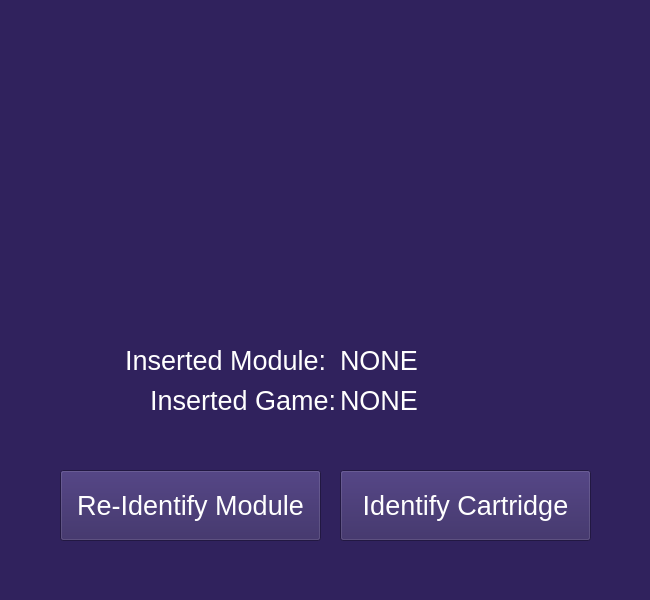
<?xml version="1.0" encoding="UTF-8"?>
<ui version="4.0">
 <class>modules_menu</class>
 <widget class="QFrame" name="modules_menu">
  <property name="geometry">
   <rect>
    <x>0</x>
    <y>0</y>
    <width>650</width>
    <height>600</height>
   </rect>
  </property>
  <property name="palette">
   <palette>
    <active>
     <colorrole role="WindowText">
      <brush brushstyle="SolidPattern">
       <color alpha="255">
        <red>255</red>
        <green>255</green>
        <blue>255</blue>
       </color>
      </brush>
     </colorrole>
     <colorrole role="Button">
      <brush brushstyle="SolidPattern">
       <color alpha="255">
        <red>48</red>
        <green>34</green>
        <blue>93</blue>
       </color>
      </brush>
     </colorrole>
     <colorrole role="Light">
      <brush brushstyle="SolidPattern">
       <color alpha="255">
        <red>72</red>
        <green>51</green>
        <blue>139</blue>
       </color>
      </brush>
     </colorrole>
     <colorrole role="Midlight">
      <brush brushstyle="SolidPattern">
       <color alpha="255">
        <red>60</red>
        <green>42</green>
        <blue>116</blue>
       </color>
      </brush>
     </colorrole>
     <colorrole role="Dark">
      <brush brushstyle="SolidPattern">
       <color alpha="255">
        <red>24</red>
        <green>17</green>
        <blue>46</blue>
       </color>
      </brush>
     </colorrole>
     <colorrole role="Mid">
      <brush brushstyle="SolidPattern">
       <color alpha="255">
        <red>32</red>
        <green>23</green>
        <blue>62</blue>
       </color>
      </brush>
     </colorrole>
     <colorrole role="Text">
      <brush brushstyle="SolidPattern">
       <color alpha="255">
        <red>255</red>
        <green>255</green>
        <blue>255</blue>
       </color>
      </brush>
     </colorrole>
     <colorrole role="BrightText">
      <brush brushstyle="SolidPattern">
       <color alpha="255">
        <red>255</red>
        <green>255</green>
        <blue>255</blue>
       </color>
      </brush>
     </colorrole>
     <colorrole role="ButtonText">
      <brush brushstyle="SolidPattern">
       <color alpha="255">
        <red>255</red>
        <green>255</green>
        <blue>255</blue>
       </color>
      </brush>
     </colorrole>
     <colorrole role="Base">
      <brush brushstyle="SolidPattern">
       <color alpha="255">
        <red>0</red>
        <green>0</green>
        <blue>0</blue>
       </color>
      </brush>
     </colorrole>
     <colorrole role="Window">
      <brush brushstyle="SolidPattern">
       <color alpha="255">
        <red>48</red>
        <green>34</green>
        <blue>93</blue>
       </color>
      </brush>
     </colorrole>
     <colorrole role="Shadow">
      <brush brushstyle="SolidPattern">
       <color alpha="255">
        <red>0</red>
        <green>0</green>
        <blue>0</blue>
       </color>
      </brush>
     </colorrole>
     <colorrole role="AlternateBase">
      <brush brushstyle="SolidPattern">
       <color alpha="255">
        <red>24</red>
        <green>17</green>
        <blue>46</blue>
       </color>
      </brush>
     </colorrole>
     <colorrole role="ToolTipBase">
      <brush brushstyle="SolidPattern">
       <color alpha="255">
        <red>255</red>
        <green>255</green>
        <blue>220</blue>
       </color>
      </brush>
     </colorrole>
     <colorrole role="ToolTipText">
      <brush brushstyle="SolidPattern">
       <color alpha="255">
        <red>0</red>
        <green>0</green>
        <blue>0</blue>
       </color>
      </brush>
     </colorrole>
     <colorrole role="PlaceholderText">
      <brush brushstyle="SolidPattern">
       <color alpha="127">
        <red>255</red>
        <green>255</green>
        <blue>255</blue>
       </color>
      </brush>
     </colorrole>
     <colorrole role="Accent">
      <brush brushstyle="SolidPattern">
       <color alpha="255">
        <red>0</red>
        <green>0</green>
        <blue>0</blue>
       </color>
      </brush>
     </colorrole>
    </active>
    <inactive>
     <colorrole role="WindowText">
      <brush brushstyle="SolidPattern">
       <color alpha="255">
        <red>255</red>
        <green>255</green>
        <blue>255</blue>
       </color>
      </brush>
     </colorrole>
     <colorrole role="Button">
      <brush brushstyle="SolidPattern">
       <color alpha="255">
        <red>48</red>
        <green>34</green>
        <blue>93</blue>
       </color>
      </brush>
     </colorrole>
     <colorrole role="Light">
      <brush brushstyle="SolidPattern">
       <color alpha="255">
        <red>72</red>
        <green>51</green>
        <blue>139</blue>
       </color>
      </brush>
     </colorrole>
     <colorrole role="Midlight">
      <brush brushstyle="SolidPattern">
       <color alpha="255">
        <red>60</red>
        <green>42</green>
        <blue>116</blue>
       </color>
      </brush>
     </colorrole>
     <colorrole role="Dark">
      <brush brushstyle="SolidPattern">
       <color alpha="255">
        <red>24</red>
        <green>17</green>
        <blue>46</blue>
       </color>
      </brush>
     </colorrole>
     <colorrole role="Mid">
      <brush brushstyle="SolidPattern">
       <color alpha="255">
        <red>32</red>
        <green>23</green>
        <blue>62</blue>
       </color>
      </brush>
     </colorrole>
     <colorrole role="Text">
      <brush brushstyle="SolidPattern">
       <color alpha="255">
        <red>255</red>
        <green>255</green>
        <blue>255</blue>
       </color>
      </brush>
     </colorrole>
     <colorrole role="BrightText">
      <brush brushstyle="SolidPattern">
       <color alpha="255">
        <red>255</red>
        <green>255</green>
        <blue>255</blue>
       </color>
      </brush>
     </colorrole>
     <colorrole role="ButtonText">
      <brush brushstyle="SolidPattern">
       <color alpha="255">
        <red>255</red>
        <green>255</green>
        <blue>255</blue>
       </color>
      </brush>
     </colorrole>
     <colorrole role="Base">
      <brush brushstyle="SolidPattern">
       <color alpha="255">
        <red>0</red>
        <green>0</green>
        <blue>0</blue>
       </color>
      </brush>
     </colorrole>
     <colorrole role="Window">
      <brush brushstyle="SolidPattern">
       <color alpha="255">
        <red>48</red>
        <green>34</green>
        <blue>93</blue>
       </color>
      </brush>
     </colorrole>
     <colorrole role="Shadow">
      <brush brushstyle="SolidPattern">
       <color alpha="255">
        <red>0</red>
        <green>0</green>
        <blue>0</blue>
       </color>
      </brush>
     </colorrole>
     <colorrole role="AlternateBase">
      <brush brushstyle="SolidPattern">
       <color alpha="255">
        <red>24</red>
        <green>17</green>
        <blue>46</blue>
       </color>
      </brush>
     </colorrole>
     <colorrole role="ToolTipBase">
      <brush brushstyle="SolidPattern">
       <color alpha="255">
        <red>255</red>
        <green>255</green>
        <blue>220</blue>
       </color>
      </brush>
     </colorrole>
     <colorrole role="ToolTipText">
      <brush brushstyle="SolidPattern">
       <color alpha="255">
        <red>0</red>
        <green>0</green>
        <blue>0</blue>
       </color>
      </brush>
     </colorrole>
     <colorrole role="PlaceholderText">
      <brush brushstyle="SolidPattern">
       <color alpha="127">
        <red>255</red>
        <green>255</green>
        <blue>255</blue>
       </color>
      </brush>
     </colorrole>
     <colorrole role="Accent">
      <brush brushstyle="SolidPattern">
       <color alpha="255">
        <red>0</red>
        <green>0</green>
        <blue>0</blue>
       </color>
      </brush>
     </colorrole>
    </inactive>
    <disabled>
     <colorrole role="WindowText">
      <brush brushstyle="SolidPattern">
       <color alpha="255">
        <red>24</red>
        <green>17</green>
        <blue>46</blue>
       </color>
      </brush>
     </colorrole>
     <colorrole role="Button">
      <brush brushstyle="SolidPattern">
       <color alpha="255">
        <red>48</red>
        <green>34</green>
        <blue>93</blue>
       </color>
      </brush>
     </colorrole>
     <colorrole role="Light">
      <brush brushstyle="SolidPattern">
       <color alpha="255">
        <red>72</red>
        <green>51</green>
        <blue>139</blue>
       </color>
      </brush>
     </colorrole>
     <colorrole role="Midlight">
      <brush brushstyle="SolidPattern">
       <color alpha="255">
        <red>60</red>
        <green>42</green>
        <blue>116</blue>
       </color>
      </brush>
     </colorrole>
     <colorrole role="Dark">
      <brush brushstyle="SolidPattern">
       <color alpha="255">
        <red>24</red>
        <green>17</green>
        <blue>46</blue>
       </color>
      </brush>
     </colorrole>
     <colorrole role="Mid">
      <brush brushstyle="SolidPattern">
       <color alpha="255">
        <red>32</red>
        <green>23</green>
        <blue>62</blue>
       </color>
      </brush>
     </colorrole>
     <colorrole role="Text">
      <brush brushstyle="SolidPattern">
       <color alpha="255">
        <red>24</red>
        <green>17</green>
        <blue>46</blue>
       </color>
      </brush>
     </colorrole>
     <colorrole role="BrightText">
      <brush brushstyle="SolidPattern">
       <color alpha="255">
        <red>255</red>
        <green>255</green>
        <blue>255</blue>
       </color>
      </brush>
     </colorrole>
     <colorrole role="ButtonText">
      <brush brushstyle="SolidPattern">
       <color alpha="255">
        <red>24</red>
        <green>17</green>
        <blue>46</blue>
       </color>
      </brush>
     </colorrole>
     <colorrole role="Base">
      <brush brushstyle="SolidPattern">
       <color alpha="255">
        <red>48</red>
        <green>34</green>
        <blue>93</blue>
       </color>
      </brush>
     </colorrole>
     <colorrole role="Window">
      <brush brushstyle="SolidPattern">
       <color alpha="255">
        <red>48</red>
        <green>34</green>
        <blue>93</blue>
       </color>
      </brush>
     </colorrole>
     <colorrole role="Shadow">
      <brush brushstyle="SolidPattern">
       <color alpha="255">
        <red>0</red>
        <green>0</green>
        <blue>0</blue>
       </color>
      </brush>
     </colorrole>
     <colorrole role="AlternateBase">
      <brush brushstyle="SolidPattern">
       <color alpha="255">
        <red>48</red>
        <green>34</green>
        <blue>93</blue>
       </color>
      </brush>
     </colorrole>
     <colorrole role="ToolTipBase">
      <brush brushstyle="SolidPattern">
       <color alpha="255">
        <red>255</red>
        <green>255</green>
        <blue>220</blue>
       </color>
      </brush>
     </colorrole>
     <colorrole role="ToolTipText">
      <brush brushstyle="SolidPattern">
       <color alpha="255">
        <red>0</red>
        <green>0</green>
        <blue>0</blue>
       </color>
      </brush>
     </colorrole>
     <colorrole role="PlaceholderText">
      <brush brushstyle="SolidPattern">
       <color alpha="127">
        <red>24</red>
        <green>17</green>
        <blue>46</blue>
       </color>
      </brush>
     </colorrole>
     <colorrole role="Accent">
      <brush brushstyle="SolidPattern">
       <color alpha="255">
        <red>34</red>
        <green>24</green>
        <blue>65</blue>
       </color>
      </brush>
     </colorrole>
    </disabled>
   </palette>
  </property>
  <property name="windowTitle">
   <string>Frame</string>
  </property>
  <property name="autoFillBackground">
   <bool>true</bool>
  </property>
  <widget class="QLabel" name="ins_game_label">
   <property name="geometry">
    <rect>
     <x>150</x>
     <y>380</y>
     <width>191</width>
     <height>41</height>
    </rect>
   </property>
   <property name="font">
    <font>
     <pointsize>20</pointsize>
    </font>
   </property>
   <property name="text">
    <string>Inserted Game:</string>
   </property>
  </widget>
  <widget class="QLabel" name="ins_mod_label">
   <property name="geometry">
    <rect>
     <x>125</x>
     <y>340</y>
     <width>211</width>
     <height>41</height>
    </rect>
   </property>
   <property name="font">
    <font>
     <pointsize>20</pointsize>
    </font>
   </property>
   <property name="text">
    <string>Inserted Module:</string>
   </property>
  </widget>
  <widget class="QPushButton" name="identify_module_button">
   <property name="geometry">
    <rect>
     <x>60</x>
     <y>470</y>
     <width>261</width>
     <height>71</height>
    </rect>
   </property>
   <property name="font">
    <font>
     <pointsize>20</pointsize>
    </font>
   </property>
   <property name="text">
    <string>Re-Identify Module</string>
   </property>
  </widget>
  <widget class="QPushButton" name="identify_cart_button">
   <property name="geometry">
    <rect>
     <x>340</x>
     <y>470</y>
     <width>251</width>
     <height>71</height>
    </rect>
   </property>
   <property name="font">
    <font>
     <pointsize>20</pointsize>
    </font>
   </property>
   <property name="text">
    <string>Identify Cartridge</string>
   </property>
  </widget>
  <widget class="QLabel" name="inserted_game">
   <property name="geometry">
    <rect>
     <x>340</x>
     <y>380</y>
     <width>291</width>
     <height>41</height>
    </rect>
   </property>
   <property name="font">
    <font>
     <pointsize>20</pointsize>
    </font>
   </property>
   <property name="text">
    <string>NONE</string>
   </property>
   <property name="alignment">
    <set>Qt::AlignmentFlag::AlignLeading|Qt::AlignmentFlag::AlignLeft|Qt::AlignmentFlag::AlignVCenter</set>
   </property>
   <property name="wordWrap">
    <bool>false</bool>
   </property>
  </widget>
  <widget class="QLabel" name="inserted_module">
   <property name="geometry">
    <rect>
     <x>340</x>
     <y>340</y>
     <width>161</width>
     <height>41</height>
    </rect>
   </property>
   <property name="font">
    <font>
     <pointsize>20</pointsize>
    </font>
   </property>
   <property name="text">
    <string>NONE</string>
   </property>
   <property name="alignment">
    <set>Qt::AlignmentFlag::AlignLeading|Qt::AlignmentFlag::AlignLeft|Qt::AlignmentFlag::AlignVCenter</set>
   </property>
  </widget>
  <widget class="QLabel" name="mod_image">
   <property name="geometry">
    <rect>
     <x>60</x>
     <y>30</y>
     <width>530</width>
     <height>290</height>
    </rect>
   </property>
   <property name="text">
    <string/>
   </property>
  </widget>
 </widget>
 <resources/>
 <connections/>
</ui>
